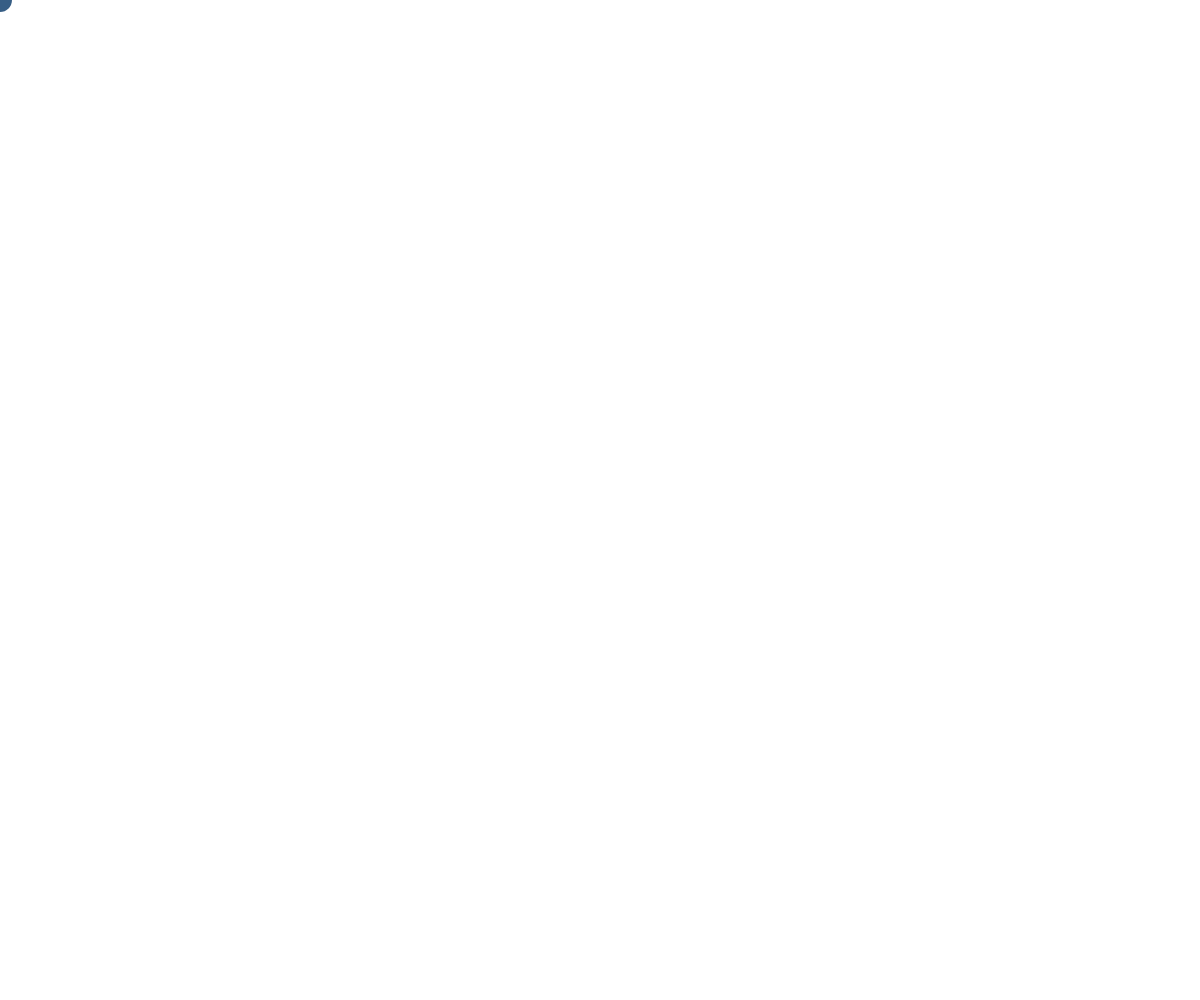
Frame 1 (no input)
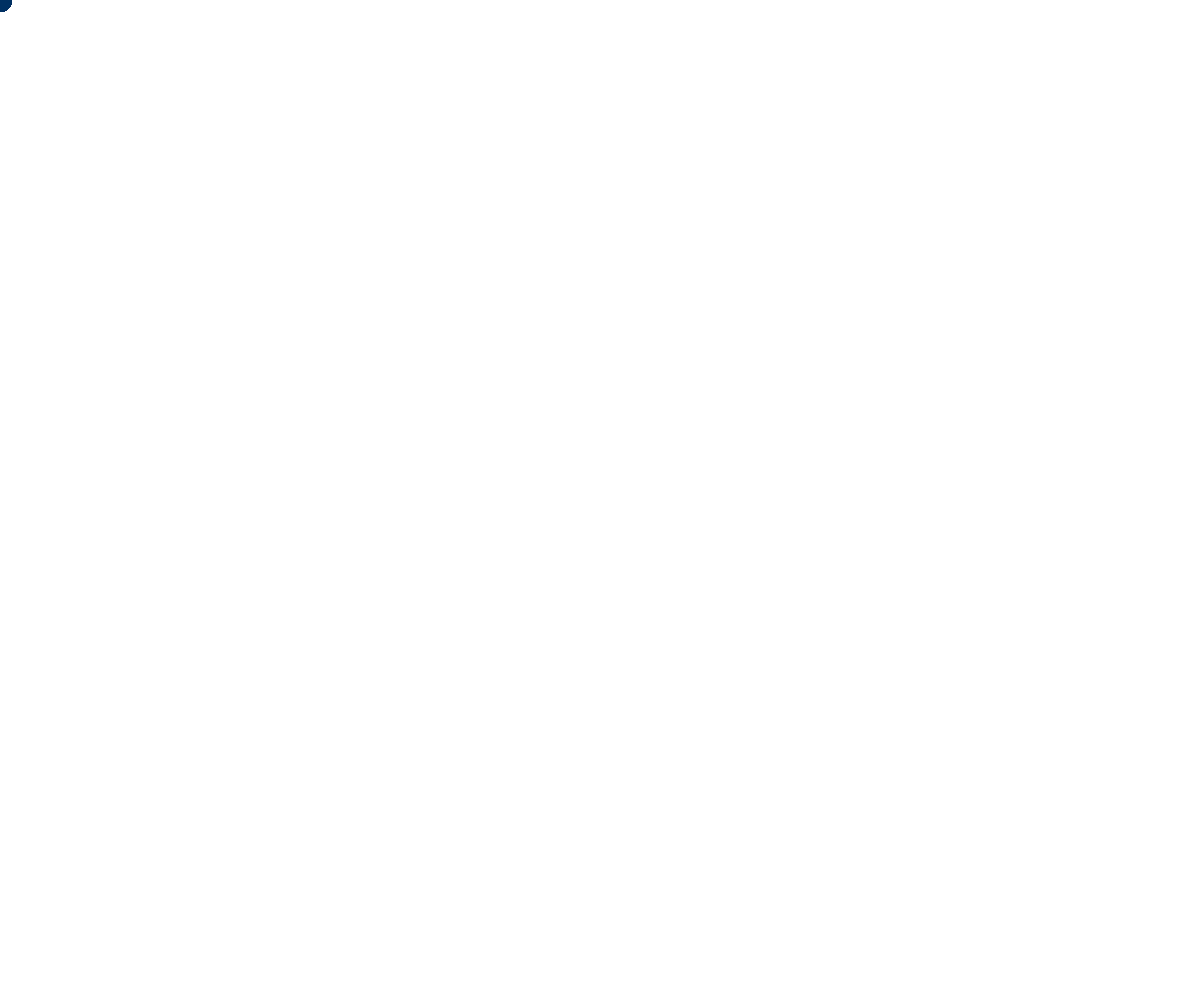
Frame 60 (no input)
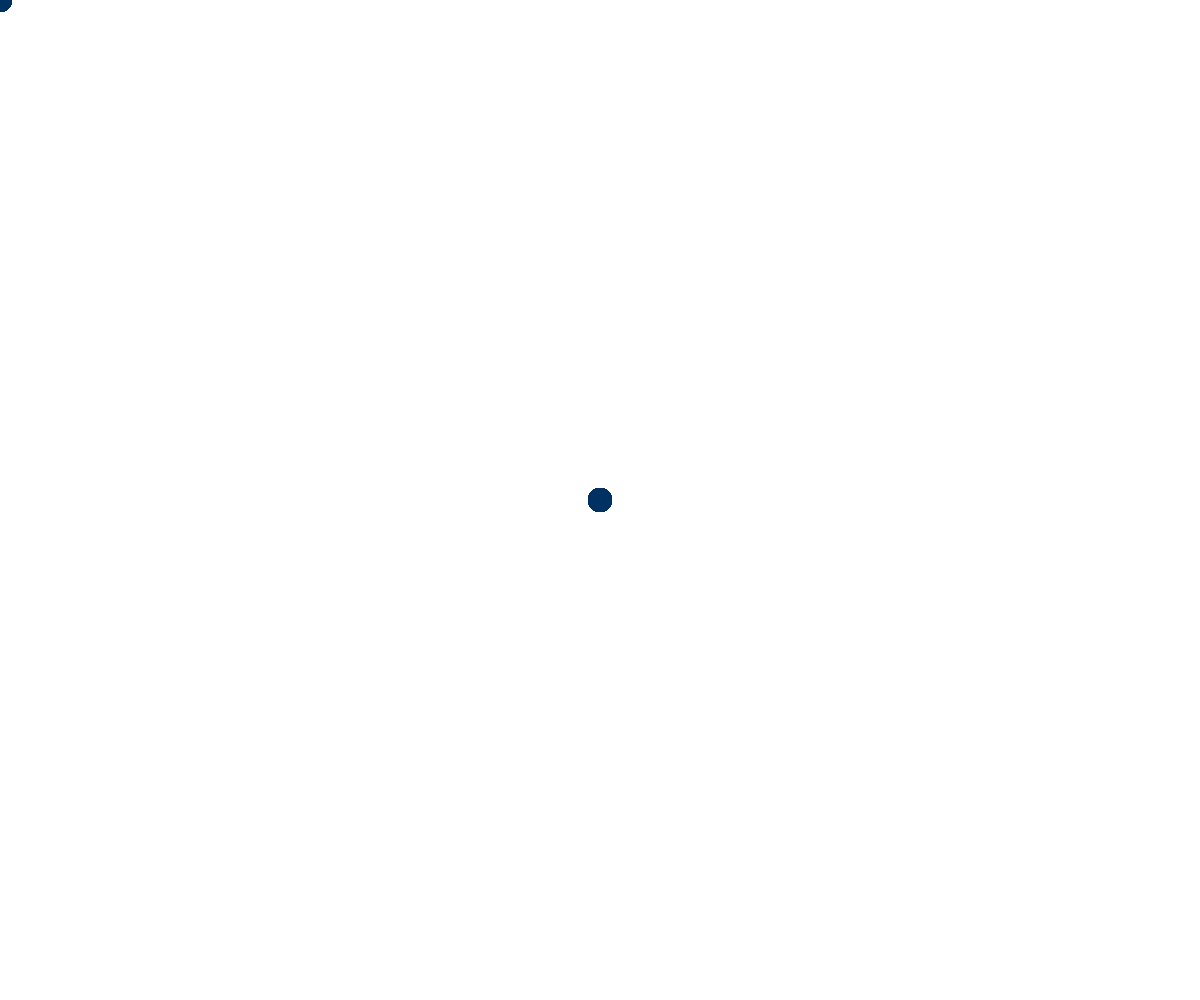
Frame 120 (the mouse pressed at the canvas centre since frame 60)

The p5.js sketch that drew these frames (run headless with seeded random() and noise() and a simulated clock; from frame 60 on, the mouse is pressed at the canvas centre):

// p5.js sketch
// ── sketch.js
let zBereich;

function setup() {
  zBereich = createCanvas(windowWidth, windowHeight); 
  zBereich.position(0,0); 
  zBereich.style('z-index', '-1');
}

function draw() {
noStroke()
  fill(0,50,100,200);
  circle(mouseX, mouseY, 24);
}
// function mousePressed() {
//   background(0);
  
  
  
// }
// ── style.css
html, body {
  margin: 0;
  padding: 0;
  background-color: greenyellow;
}
canvas {
  display: block;
}

h1 {

  color:firebrick;
}
